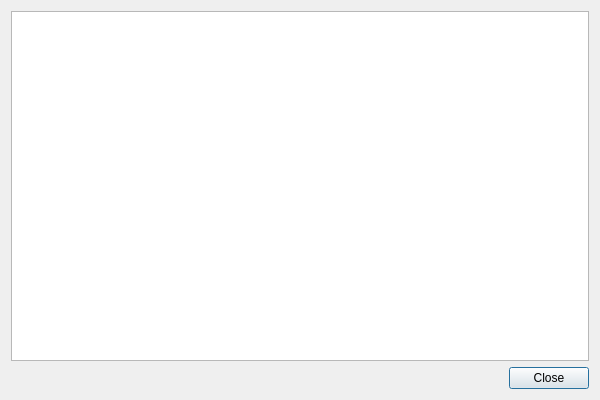
<?xml version="1.0" encoding="UTF-8"?>
<ui version="4.0">
 <class>LabelInfoDialog</class>
 <widget class="QDialog" name="LabelInfoDialog">
  <property name="geometry">
   <rect>
    <x>0</x>
    <y>0</y>
    <width>600</width>
    <height>400</height>
   </rect>
  </property>
  <property name="minimumSize">
   <size>
    <width>600</width>
    <height>400</height>
   </size>
  </property>
  <property name="windowTitle">
   <string>Label information</string>
  </property>
  <property name="windowIcon">
   <iconset resource="../res/diecat.qrc">
    <normaloff>:/icons/icons/diecat.png</normaloff>:/icons/icons/diecat.png</iconset>
  </property>
  <layout class="QVBoxLayout" name="verticalLayout">
   <item>
    <widget class="QTableWidget" name="tableWidget_Description">
     <property name="sizeAdjustPolicy">
      <enum>QAbstractScrollArea::AdjustToContents</enum>
     </property>
     <property name="wordWrap">
      <bool>false</bool>
     </property>
     <property name="cornerButtonEnabled">
      <bool>false</bool>
     </property>
     <property name="columnCount">
      <number>2</number>
     </property>
     <attribute name="horizontalHeaderVisible">
      <bool>false</bool>
     </attribute>
     <attribute name="verticalHeaderVisible">
      <bool>false</bool>
     </attribute>
     <column/>
     <column/>
    </widget>
   </item>
   <item>
    <layout class="QHBoxLayout" name="horizontalLayout">
     <item>
      <spacer name="horizontalSpacer">
       <property name="orientation">
        <enum>Qt::Horizontal</enum>
       </property>
       <property name="sizeHint" stdset="0">
        <size>
         <width>40</width>
         <height>20</height>
        </size>
       </property>
      </spacer>
     </item>
     <item>
      <widget class="QPushButton" name="pushButton_Close">
       <property name="text">
        <string>Close</string>
       </property>
      </widget>
     </item>
    </layout>
   </item>
  </layout>
 </widget>
 <resources>
  <include location="../res/diecat.qrc"/>
 </resources>
 <connections>
  <connection>
   <sender>pushButton_Close</sender>
   <signal>clicked()</signal>
   <receiver>LabelInfoDialog</receiver>
   <slot>hide()</slot>
   <hints>
    <hint type="sourcelabel">
     <x>549</x>
     <y>378</y>
    </hint>
    <hint type="destinationlabel">
     <x>299</x>
     <y>199</y>
    </hint>
   </hints>
  </connection>
 </connections>
</ui>
